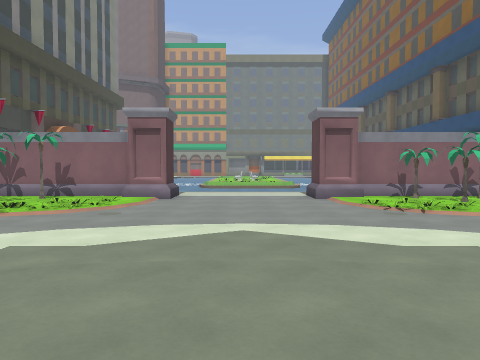
view 1 (above)

21 first-person views from a walk through a 3-D level made in the Godot game engine. The camera is 1.3 m above the floor, tilts 2° down and sees 70° across. The floor is counted in squares, 2 m on a side. Each view is taken from the middle of a square. On the plan, view 1 faces up. The plan holds only what a view shows up to about 10 squares ahead; the rest is blank. The place goes on beyond the plan. Some surface patterns are stand-ins.

view 2
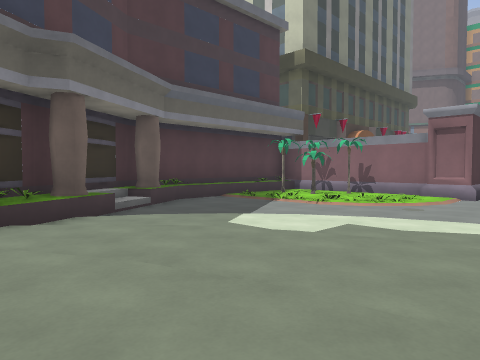

view 3
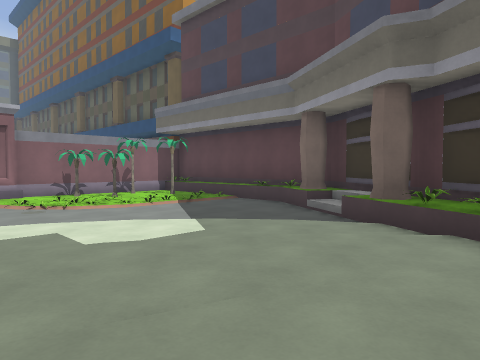

view 4
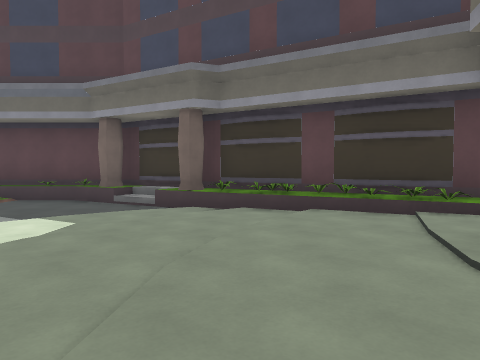

view 5
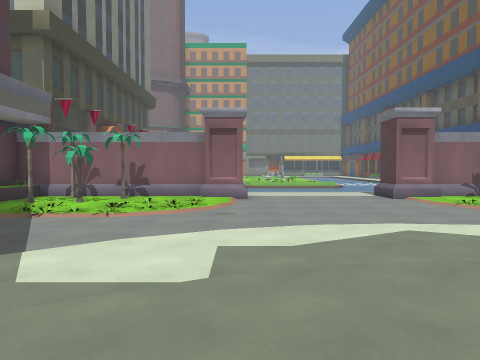

view 6
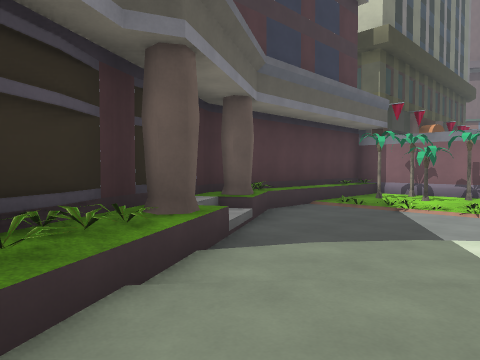

view 7
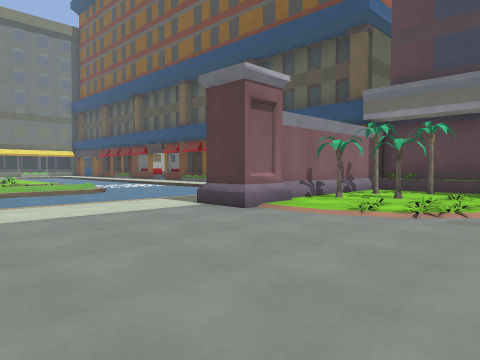

view 8
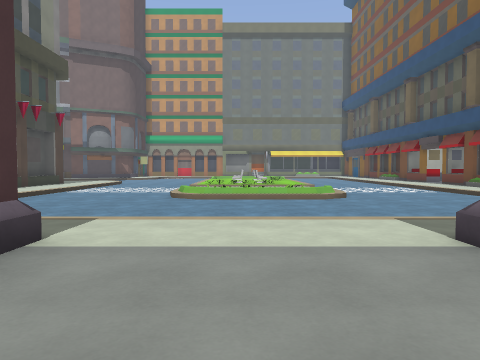

view 9
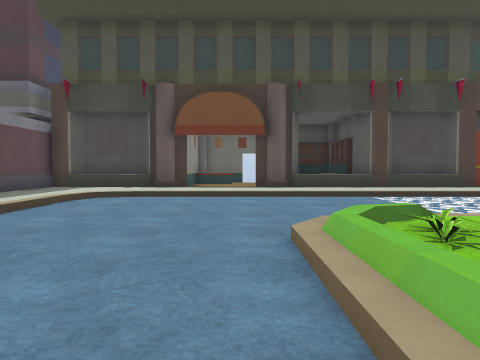

view 10
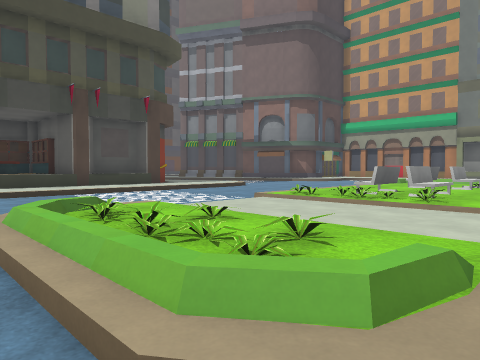

view 11
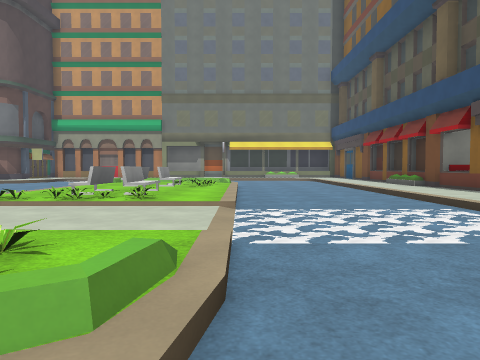

view 12
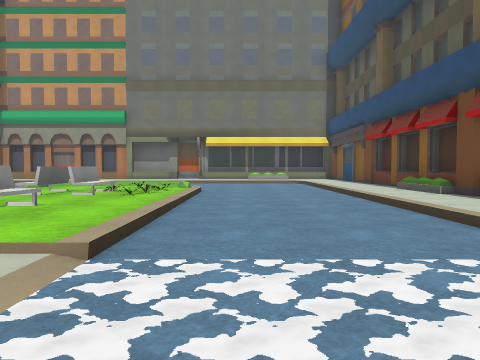

view 13
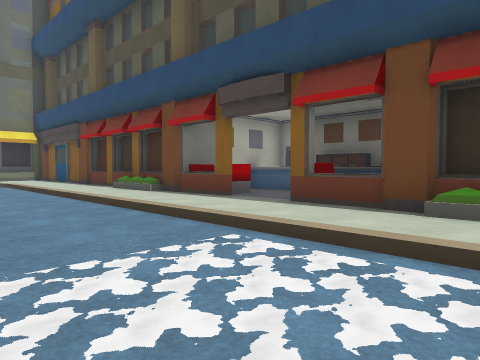

view 14
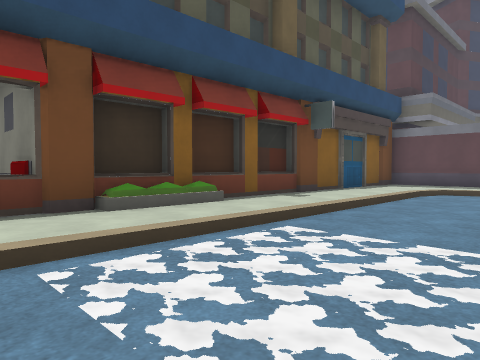

view 15
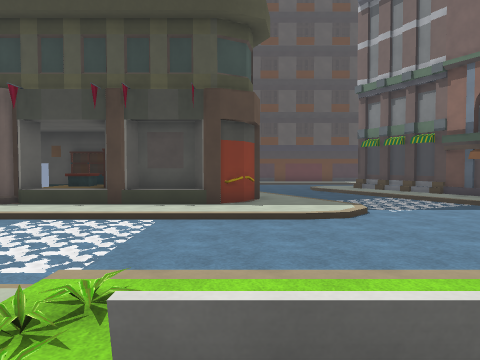

view 16
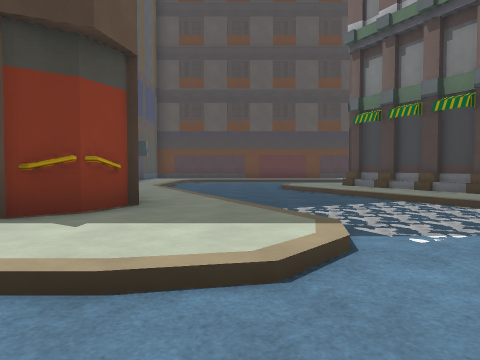

view 17
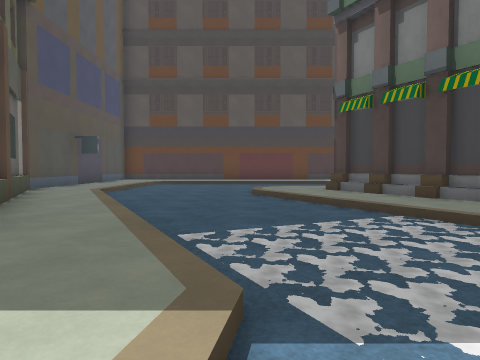

view 18
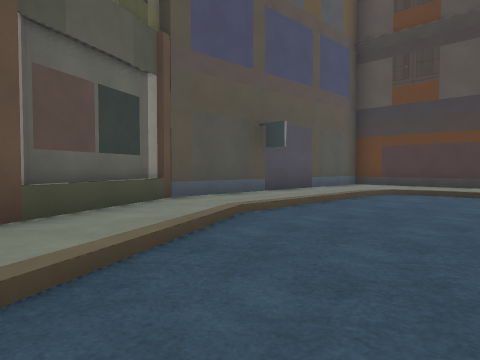

view 19
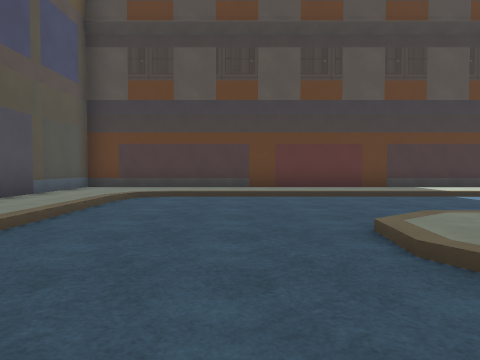

view 20
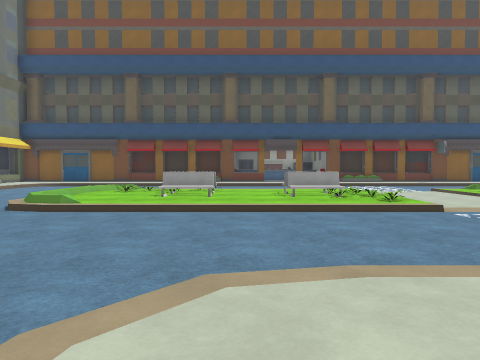

view 21
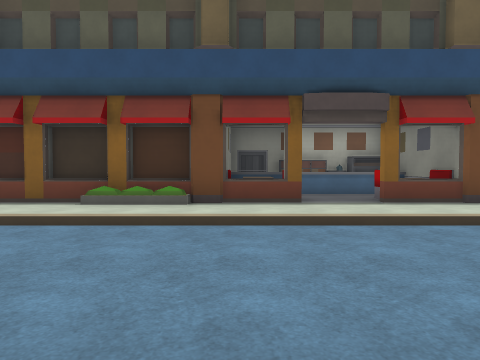

### Floor plan
Key: @ floor where view 1 was taken; # wall or solid block; . main floor; : floor 0.25 m higher than the main floor; - floor 0.25 m lower than the main floor; / step, stairs or slope; = window, fence, low wall or low ledge; ^ raised ledge.
Columns run from 22 left of view 1 to 12 right of it. Each row starts with its distance up from view 1.
 28 #./---  ###../--   -/====/---..#
 27 #./---/..../----- --/..///---.##
 26 #./---/../----------/.////---.##
 25 #./-----------//----/.=///---.###
 24 #./---------//../---/..../---..=.^#
 23 #./-------//.....---/.////---..^.^#
 22 #..-----//.. ##..---/.=///---....^#
 21 #.........##  #..---//////---..^.^^
 20 #.......###   #..------------..##^#
 19 #########     #..------------.##
 18              ##..---//////---.##
 17              ^=..---////=/---.##
 16               #..---/====/---..#
 15               ...------------..#
 14               ...------------..#
 13               #..------------..#
 12               #..---------  /..#
 11               #...........  ...#
 10               #...  #...#   ..
  9               #######...#######
  8               #..../...... ##
  7               #//#//.....//  ##
  6               #////......///..#
  5               #...............#
  4               #...............#
  3               ##............./#
  2               ##/...:::::...//#
  1                ##..::::::::.###
  0                 #=::::@::::=##
 -1                 ##/::::::::/#
 -2                        :::=##

Positions as (right, up) in squares from view 1, and headings:
1: (0, 0), facing up
2: (0, -1), facing up-left
3: (1, -1), facing up-right
4: (-1, 0), facing right
5: (-2, 0), facing up
6: (-3, -1), facing up-left
7: (-2, 5), facing up-right
8: (0, 7), facing up
9: (2, 15), facing left
10: (3, 15), facing up-left
11: (3, 15), facing up
12: (4, 18), facing up
13: (4, 18), facing up-right
14: (4, 21), facing down-right
15: (1, 22), facing left
16: (-4, 24), facing left
17: (-6, 25), facing left
18: (-11, 25), facing down-left
19: (-12, 24), facing left
20: (-8, 24), facing right
21: (2, 24), facing right
